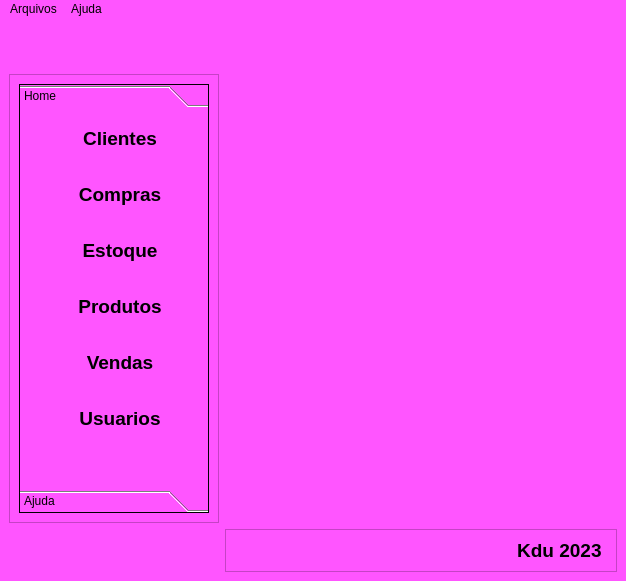
<?xml version="1.0" encoding="UTF-8"?>
<ui version="4.0">
 <class>Menu</class>
 <widget class="QMainWindow" name="Menu">
  <property name="geometry">
   <rect>
    <x>0</x>
    <y>0</y>
    <width>626</width>
    <height>581</height>
   </rect>
  </property>
  <property name="windowTitle">
   <string>MainWindow</string>
  </property>
  <property name="styleSheet">
   <string notr="true">background-color: rgb(255, 85, 255);</string>
  </property>
  <widget class="QWidget" name="centralwidget">
   <layout class="QGridLayout" name="gridLayout_3">
    <item row="0" column="0">
     <widget class="QPushButton" name="BtnToggle">
      <property name="sizePolicy">
       <sizepolicy hsizetype="Fixed" vsizetype="Fixed">
        <horstretch>1</horstretch>
        <verstretch>1</verstretch>
       </sizepolicy>
      </property>
      <property name="maximumSize">
       <size>
        <width>40</width>
        <height>40</height>
       </size>
      </property>
      <property name="cursor">
       <cursorShape>PointingHandCursor</cursorShape>
      </property>
      <property name="icon">
       <iconset resource="icons.qrc">
        <normaloff>:/image/imagens/menu-bar (1).png</normaloff>:/image/imagens/menu-bar (1).png</iconset>
      </property>
      <property name="iconSize">
       <size>
        <width>45</width>
        <height>45</height>
       </size>
      </property>
      <property name="flat">
       <bool>true</bool>
      </property>
     </widget>
    </item>
    <item row="1" column="0">
     <widget class="QFrame" name="LeftMenu">
      <property name="sizePolicy">
       <sizepolicy hsizetype="Preferred" vsizetype="Preferred">
        <horstretch>0</horstretch>
        <verstretch>0</verstretch>
       </sizepolicy>
      </property>
      <property name="maximumSize">
       <size>
        <width>210</width>
        <height>450</height>
       </size>
      </property>
      <property name="frameShape">
       <enum>QFrame::StyledPanel</enum>
      </property>
      <property name="frameShadow">
       <enum>QFrame::Raised</enum>
      </property>
      <layout class="QGridLayout" name="gridLayout_2">
       <item row="0" column="0">
        <widget class="QToolBox" name="Toggle">
         <property name="sizePolicy">
          <sizepolicy hsizetype="Preferred" vsizetype="Fixed">
           <horstretch>0</horstretch>
           <verstretch>0</verstretch>
          </sizepolicy>
         </property>
         <property name="maximumSize">
          <size>
           <width>201</width>
           <height>450</height>
          </size>
         </property>
         <property name="cursor">
          <cursorShape>PointingHandCursor</cursorShape>
         </property>
         <property name="layoutDirection">
          <enum>Qt::LeftToRight</enum>
         </property>
         <property name="frameShape">
          <enum>QFrame::Panel</enum>
         </property>
         <property name="frameShadow">
          <enum>QFrame::Plain</enum>
         </property>
         <property name="currentIndex">
          <number>0</number>
         </property>
         <widget class="QWidget" name="Home">
          <property name="geometry">
           <rect>
            <x>0</x>
            <y>0</y>
            <width>188</width>
            <height>364</height>
           </rect>
          </property>
          <attribute name="label">
           <string>Home</string>
          </attribute>
          <widget class="QPushButton" name="Btn_Vendas">
           <property name="geometry">
            <rect>
             <x>0</x>
             <y>224</y>
             <width>200</width>
             <height>50</height>
            </rect>
           </property>
           <property name="sizePolicy">
            <sizepolicy hsizetype="Minimum" vsizetype="Preferred">
             <horstretch>0</horstretch>
             <verstretch>0</verstretch>
            </sizepolicy>
           </property>
           <property name="minimumSize">
            <size>
             <width>200</width>
             <height>50</height>
            </size>
           </property>
           <property name="font">
            <font>
             <pointsize>14</pointsize>
             <bold>true</bold>
            </font>
           </property>
           <property name="cursor">
            <cursorShape>PointingHandCursor</cursorShape>
           </property>
           <property name="styleSheet">
            <string notr="true">QPushButton{
   border-radius: 8px
}

QPushButton:hover{
  background-color:rgb(50,50,50);
  color:rgb(200,200,200)
}

QPushButton:pressed{
  background-color:rgb(35,35,35);
  color:rgb(200,200,200)
}</string>
           </property>
           <property name="text">
            <string>Vendas</string>
           </property>
           <property name="icon">
            <iconset resource="icons.qrc">
             <normaloff>:/image/imagens/Cash-register.32.png</normaloff>:/image/imagens/Cash-register.32.png</iconset>
           </property>
           <property name="iconSize">
            <size>
             <width>30</width>
             <height>30</height>
            </size>
           </property>
          </widget>
          <widget class="QPushButton" name="Btn_Usuarios">
           <property name="geometry">
            <rect>
             <x>0</x>
             <y>280</y>
             <width>200</width>
             <height>50</height>
            </rect>
           </property>
           <property name="sizePolicy">
            <sizepolicy hsizetype="Minimum" vsizetype="Preferred">
             <horstretch>0</horstretch>
             <verstretch>0</verstretch>
            </sizepolicy>
           </property>
           <property name="minimumSize">
            <size>
             <width>200</width>
             <height>50</height>
            </size>
           </property>
           <property name="font">
            <font>
             <pointsize>14</pointsize>
             <bold>true</bold>
            </font>
           </property>
           <property name="cursor">
            <cursorShape>PointingHandCursor</cursorShape>
           </property>
           <property name="styleSheet">
            <string notr="true">QPushButton{
   border-radius: 8px
}

QPushButton:hover{
  background-color:rgb(50,50,50);
  color:rgb(200,200,200)
}

QPushButton:pressed{
  background-color:rgb(35,35,35);
  color:rgb(200,200,200)
}</string>
           </property>
           <property name="text">
            <string>Usuarios</string>
           </property>
           <property name="icon">
            <iconset resource="icons.qrc">
             <normaloff>:/image/imagens/cade.png</normaloff>:/image/imagens/cade.png</iconset>
           </property>
           <property name="iconSize">
            <size>
             <width>30</width>
             <height>30</height>
            </size>
           </property>
          </widget>
          <widget class="QPushButton" name="Btn_Produtos">
           <property name="geometry">
            <rect>
             <x>0</x>
             <y>168</y>
             <width>200</width>
             <height>50</height>
            </rect>
           </property>
           <property name="sizePolicy">
            <sizepolicy hsizetype="Minimum" vsizetype="Preferred">
             <horstretch>0</horstretch>
             <verstretch>0</verstretch>
            </sizepolicy>
           </property>
           <property name="minimumSize">
            <size>
             <width>200</width>
             <height>50</height>
            </size>
           </property>
           <property name="font">
            <font>
             <pointsize>14</pointsize>
             <bold>true</bold>
            </font>
           </property>
           <property name="cursor">
            <cursorShape>PointingHandCursor</cursorShape>
           </property>
           <property name="styleSheet">
            <string notr="true">QPushButton{
   border-radius: 8px
}

QPushButton:hover{
  background-color:rgb(50,50,50);
  color:rgb(200,200,200)
}

QPushButton:pressed{
  background-color:rgb(35,35,35);
  color:rgb(200,200,200)
}</string>
           </property>
           <property name="text">
            <string>Produtos</string>
           </property>
           <property name="icon">
            <iconset resource="icons.qrc">
             <normaloff>:/image/imagens/Produtos.png</normaloff>:/image/imagens/Produtos.png</iconset>
           </property>
           <property name="iconSize">
            <size>
             <width>30</width>
             <height>30</height>
            </size>
           </property>
          </widget>
          <widget class="QPushButton" name="Btn_Estoque">
           <property name="geometry">
            <rect>
             <x>0</x>
             <y>112</y>
             <width>200</width>
             <height>50</height>
            </rect>
           </property>
           <property name="sizePolicy">
            <sizepolicy hsizetype="Minimum" vsizetype="Preferred">
             <horstretch>0</horstretch>
             <verstretch>0</verstretch>
            </sizepolicy>
           </property>
           <property name="minimumSize">
            <size>
             <width>200</width>
             <height>50</height>
            </size>
           </property>
           <property name="font">
            <font>
             <pointsize>14</pointsize>
             <bold>true</bold>
            </font>
           </property>
           <property name="cursor">
            <cursorShape>PointingHandCursor</cursorShape>
           </property>
           <property name="styleSheet">
            <string notr="true">QPushButton{
   border-radius: 8px
}

QPushButton:hover{
  background-color:rgb(50,50,50);
  color:rgb(200,200,200)
}

QPushButton:pressed{
  background-color:rgb(35,35,35);
  color:rgb(200,200,200)
}</string>
           </property>
           <property name="text">
            <string>Estoque</string>
           </property>
           <property name="icon">
            <iconset resource="icons.qrc">
             <normaloff>:/image/imagens/editar (1).png</normaloff>:/image/imagens/editar (1).png</iconset>
           </property>
           <property name="iconSize">
            <size>
             <width>30</width>
             <height>30</height>
            </size>
           </property>
          </widget>
          <widget class="QPushButton" name="Btn_Compras">
           <property name="geometry">
            <rect>
             <x>0</x>
             <y>56</y>
             <width>200</width>
             <height>50</height>
            </rect>
           </property>
           <property name="sizePolicy">
            <sizepolicy hsizetype="Minimum" vsizetype="Preferred">
             <horstretch>0</horstretch>
             <verstretch>0</verstretch>
            </sizepolicy>
           </property>
           <property name="minimumSize">
            <size>
             <width>200</width>
             <height>50</height>
            </size>
           </property>
           <property name="font">
            <font>
             <pointsize>14</pointsize>
             <bold>true</bold>
            </font>
           </property>
           <property name="cursor">
            <cursorShape>PointingHandCursor</cursorShape>
           </property>
           <property name="styleSheet">
            <string notr="true">QPushButton{
   border-radius: 8px
}

QPushButton:hover{
  background-color:rgb(50,50,50);
  color:rgb(200,200,200)
}

QPushButton:pressed{
  background-color:rgb(35,35,35);
  color:rgb(200,200,200)
}</string>
           </property>
           <property name="text">
            <string>Compras</string>
           </property>
           <property name="icon">
            <iconset resource="icons.qrc">
             <normaloff>:/image/imagens/vendas.png</normaloff>:/image/imagens/vendas.png</iconset>
           </property>
           <property name="iconSize">
            <size>
             <width>30</width>
             <height>30</height>
            </size>
           </property>
          </widget>
          <widget class="QPushButton" name="Btn_Clientes">
           <property name="geometry">
            <rect>
             <x>0</x>
             <y>0</y>
             <width>200</width>
             <height>50</height>
            </rect>
           </property>
           <property name="sizePolicy">
            <sizepolicy hsizetype="Minimum" vsizetype="Preferred">
             <horstretch>0</horstretch>
             <verstretch>0</verstretch>
            </sizepolicy>
           </property>
           <property name="minimumSize">
            <size>
             <width>200</width>
             <height>50</height>
            </size>
           </property>
           <property name="font">
            <font>
             <pointsize>14</pointsize>
             <bold>true</bold>
            </font>
           </property>
           <property name="cursor">
            <cursorShape>PointingHandCursor</cursorShape>
           </property>
           <property name="styleSheet">
            <string notr="true">QPushButton{
   border-radius: 8px
}

QPushButton:hover{
  background-color:rgb(50,50,50);
  color:rgb(200,200,200)
}

QPushButton:pressed{
  background-color:rgb(35,35,35);
  color:rgb(200,200,200)
}</string>
           </property>
           <property name="text">
            <string>Clientes</string>
           </property>
           <property name="icon">
            <iconset resource="icons.qrc">
             <normaloff>:/image/imagens/users.png</normaloff>:/image/imagens/users.png</iconset>
           </property>
           <property name="iconSize">
            <size>
             <width>30</width>
             <height>30</height>
            </size>
           </property>
          </widget>
         </widget>
         <widget class="QWidget" name="Ajuda">
          <property name="geometry">
           <rect>
            <x>0</x>
            <y>0</y>
            <width>188</width>
            <height>364</height>
           </rect>
          </property>
          <attribute name="label">
           <string>Ajuda</string>
          </attribute>
          <widget class="QPushButton" name="Btn_Contatos">
           <property name="geometry">
            <rect>
             <x>0</x>
             <y>0</y>
             <width>200</width>
             <height>50</height>
            </rect>
           </property>
           <property name="sizePolicy">
            <sizepolicy hsizetype="Minimum" vsizetype="Preferred">
             <horstretch>0</horstretch>
             <verstretch>0</verstretch>
            </sizepolicy>
           </property>
           <property name="minimumSize">
            <size>
             <width>200</width>
             <height>50</height>
            </size>
           </property>
           <property name="font">
            <font>
             <pointsize>14</pointsize>
             <bold>true</bold>
            </font>
           </property>
           <property name="cursor">
            <cursorShape>PointingHandCursor</cursorShape>
           </property>
           <property name="styleSheet">
            <string notr="true">QPushButton{
   border-radius: 8px
}

QPushButton:hover{
  background-color:rgb(50,50,50);
  color:rgb(200,200,200)
}

QPushButton:pressed{
  background-color:rgb(35,35,35);
  color:rgb(200,200,200)
}</string>
           </property>
           <property name="text">
            <string>Contatos</string>
           </property>
           <property name="icon">
            <iconset resource="icons.qrc">
             <normaloff>:/image/imagens/whatsapp-logo.png</normaloff>:/image/imagens/whatsapp-logo.png</iconset>
           </property>
           <property name="iconSize">
            <size>
             <width>30</width>
             <height>30</height>
            </size>
           </property>
          </widget>
          <widget class="QPushButton" name="Btn_Sobre">
           <property name="geometry">
            <rect>
             <x>0</x>
             <y>60</y>
             <width>200</width>
             <height>50</height>
            </rect>
           </property>
           <property name="sizePolicy">
            <sizepolicy hsizetype="Minimum" vsizetype="Preferred">
             <horstretch>0</horstretch>
             <verstretch>0</verstretch>
            </sizepolicy>
           </property>
           <property name="minimumSize">
            <size>
             <width>200</width>
             <height>50</height>
            </size>
           </property>
           <property name="font">
            <font>
             <pointsize>14</pointsize>
             <bold>true</bold>
            </font>
           </property>
           <property name="cursor">
            <cursorShape>PointingHandCursor</cursorShape>
           </property>
           <property name="styleSheet">
            <string notr="true">QPushButton{
   border-radius: 8px
}

QPushButton:hover{
  background-color:rgb(50,50,50);
  color:rgb(200,200,200)
}

QPushButton:pressed{
  background-color:rgb(35,35,35);
  color:rgb(200,200,200)
}</string>
           </property>
           <property name="text">
            <string>Sobre</string>
           </property>
           <property name="icon">
            <iconset resource="icons.qrc">
             <normaloff>:/image/imagens/Info.png</normaloff>:/image/imagens/Info.png</iconset>
           </property>
           <property name="iconSize">
            <size>
             <width>30</width>
             <height>30</height>
            </size>
           </property>
          </widget>
         </widget>
        </widget>
       </item>
      </layout>
     </widget>
    </item>
    <item row="2" column="1">
     <widget class="QFrame" name="frame">
      <property name="maximumSize">
       <size>
        <width>16777215</width>
        <height>43</height>
       </size>
      </property>
      <property name="frameShape">
       <enum>QFrame::StyledPanel</enum>
      </property>
      <property name="frameShadow">
       <enum>QFrame::Raised</enum>
      </property>
      <layout class="QGridLayout" name="gridLayout">
       <item row="0" column="0">
        <spacer name="horizontalSpacer">
         <property name="orientation">
          <enum>Qt::Horizontal</enum>
         </property>
         <property name="sizeHint" stdset="0">
          <size>
           <width>40</width>
           <height>20</height>
          </size>
         </property>
        </spacer>
       </item>
       <item row="0" column="1">
        <widget class="QLabel" name="label">
         <property name="sizePolicy">
          <sizepolicy hsizetype="Fixed" vsizetype="Fixed">
           <horstretch>0</horstretch>
           <verstretch>0</verstretch>
          </sizepolicy>
         </property>
         <property name="font">
          <font>
           <pointsize>14</pointsize>
           <bold>true</bold>
          </font>
         </property>
         <property name="text">
          <string>&lt;html&gt;&lt;head/&gt;&lt;body&gt;&lt;p align=&quot;center&quot;&gt;Kdu 2023 &lt;img src=&quot;:/image/imagens/d.png&quot;/&gt;&lt;/p&gt;&lt;/body&gt;&lt;/html&gt;</string>
         </property>
         <property name="scaledContents">
          <bool>false</bool>
         </property>
         <property name="alignment">
          <set>Qt::AlignRight|Qt::AlignTrailing|Qt::AlignVCenter</set>
         </property>
        </widget>
       </item>
      </layout>
     </widget>
    </item>
    <item row="0" column="1">
     <widget class="QLabel" name="L_Logado">
      <property name="sizePolicy">
       <sizepolicy hsizetype="Preferred" vsizetype="Preferred">
        <horstretch>0</horstretch>
        <verstretch>0</verstretch>
       </sizepolicy>
      </property>
      <property name="font">
       <font>
        <family>Segoe UI Black</family>
        <pointsize>14</pointsize>
        <bold>true</bold>
       </font>
      </property>
      <property name="styleSheet">
       <string notr="true">color: rgb(255, 255, 255);
</string>
      </property>
      <property name="text">
       <string/>
      </property>
      <property name="alignment">
       <set>Qt::AlignRight|Qt::AlignTrailing|Qt::AlignVCenter</set>
      </property>
     </widget>
    </item>
   </layout>
  </widget>
  <widget class="QMenuBar" name="menubar">
   <property name="geometry">
    <rect>
     <x>0</x>
     <y>0</y>
     <width>626</width>
     <height>22</height>
    </rect>
   </property>
   <widget class="QMenu" name="menuArquivos">
    <property name="title">
     <string>Arquivos</string>
    </property>
    <widget class="QMenu" name="menuAbrir">
     <property name="title">
      <string>Abrir</string>
     </property>
     <addaction name="actionClientes"/>
     <addaction name="actionCompras"/>
     <addaction name="actionEstoque"/>
     <addaction name="actionProdutos"/>
     <addaction name="actionVendas"/>
     <addaction name="actionUsuarios"/>
    </widget>
    <addaction name="menuAbrir"/>
    <addaction name="actionSalvar"/>
    <addaction name="actionFechar"/>
   </widget>
   <widget class="QMenu" name="menuAjuda">
    <property name="title">
     <string>Ajuda</string>
    </property>
    <addaction name="actionContatos"/>
    <addaction name="actionSobre"/>
   </widget>
   <addaction name="menuArquivos"/>
   <addaction name="menuAjuda"/>
  </widget>
  <action name="actionSalvar">
   <property name="icon">
    <iconset resource="icons.qrc">
     <normaloff>:/image/imagens/Save.32.png</normaloff>:/image/imagens/Save.32.png</iconset>
   </property>
   <property name="text">
    <string>Salvar</string>
   </property>
  </action>
  <action name="actionFechar">
   <property name="icon">
    <iconset resource="icons.qrc">
     <normaloff>:/image/imagens/close.png</normaloff>:/image/imagens/close.png</iconset>
   </property>
   <property name="text">
    <string>Fechar</string>
   </property>
  </action>
  <action name="actionClientes">
   <property name="icon">
    <iconset resource="icons.qrc">
     <normaloff>:/image/imagens/users.png</normaloff>:/image/imagens/users.png</iconset>
   </property>
   <property name="text">
    <string>Clientes</string>
   </property>
   <property name="toolTip">
    <string>Cadastro de Clientes</string>
   </property>
  </action>
  <action name="actionCompras">
   <property name="icon">
    <iconset resource="icons.qrc">
     <normaloff>:/image/imagens/S_Compras.png</normaloff>:/image/imagens/S_Compras.png</iconset>
   </property>
   <property name="text">
    <string>Compras</string>
   </property>
   <property name="toolTip">
    <string>Ca dastro de Compras</string>
   </property>
  </action>
  <action name="actionEstoque">
   <property name="icon">
    <iconset resource="icons.qrc">
     <normaloff>:/image/imagens/editar (1).png</normaloff>:/image/imagens/editar (1).png</iconset>
   </property>
   <property name="text">
    <string>Estoque</string>
   </property>
   <property name="toolTip">
    <string>Controle de Estoque</string>
   </property>
  </action>
  <action name="actionProdutos">
   <property name="icon">
    <iconset resource="icons.qrc">
     <normaloff>:/image/imagens/Produtos.png</normaloff>:/image/imagens/Produtos.png</iconset>
   </property>
   <property name="text">
    <string>Produtos</string>
   </property>
   <property name="toolTip">
    <string>Tela de Produtos</string>
   </property>
  </action>
  <action name="actionVendas">
   <property name="icon">
    <iconset resource="icons.qrc">
     <normaloff>:/image/imagens/Cash-register.32.png</normaloff>:/image/imagens/Cash-register.32.png</iconset>
   </property>
   <property name="text">
    <string>Vendas</string>
   </property>
   <property name="toolTip">
    <string>Cadastro de Vendas</string>
   </property>
  </action>
  <action name="actionContatos">
   <property name="icon">
    <iconset resource="icons.qrc">
     <normaloff>:/image/imagens/whatsapp-logo.png</normaloff>:/image/imagens/whatsapp-logo.png</iconset>
   </property>
   <property name="text">
    <string>Contatos</string>
   </property>
  </action>
  <action name="actionSobre">
   <property name="icon">
    <iconset resource="icons.qrc">
     <normaloff>:/image/imagens/Info.png</normaloff>:/image/imagens/Info.png</iconset>
   </property>
   <property name="text">
    <string>Sobre</string>
   </property>
  </action>
  <action name="actionUsuarios">
   <property name="icon">
    <iconset resource="icons.qrc">
     <normaloff>:/image/imagens/cadastro.png</normaloff>:/image/imagens/cadastro.png</iconset>
   </property>
   <property name="text">
    <string>Usuarios</string>
   </property>
  </action>
 </widget>
 <resources>
  <include location="icons.qrc"/>
 </resources>
 <connections/>
</ui>
